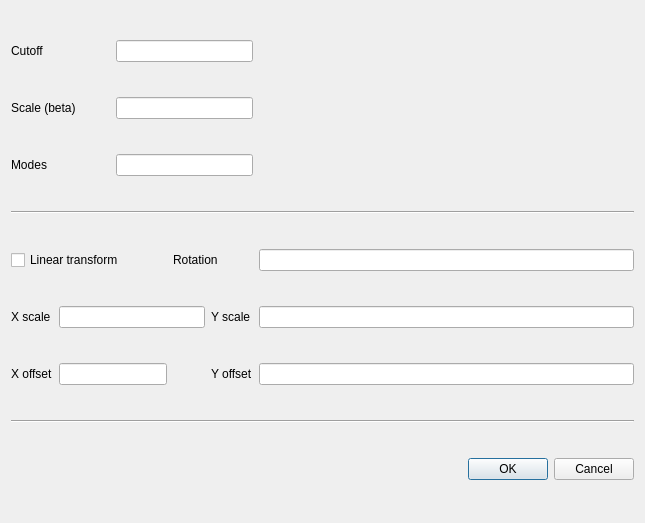
<?xml version="1.0" encoding="UTF-8"?>
<ui version="4.0">
 <class>OptionsDialog</class>
 <widget class="QDialog" name="OptionsDialog">
  <property name="geometry">
   <rect>
    <x>0</x>
    <y>0</y>
    <width>645</width>
    <height>523</height>
   </rect>
  </property>
  <property name="windowTitle">
   <string>Settings</string>
  </property>
  <layout class="QGridLayout" name="gridLayout">
   <item row="0" column="0">
    <widget class="QLabel" name="label_cutoff">
     <property name="text">
      <string>Cutoff</string>
     </property>
    </widget>
   </item>
   <item row="0" column="2" colspan="3">
    <widget class="QLineEdit" name="lineEdit_cutoff">
     <property name="toolTip">
      <string>Cutoff value between 0 and 1, as a fraction of the peak value</string>
     </property>
    </widget>
   </item>
   <item row="1" column="0" colspan="2">
    <widget class="QLabel" name="label_beta">
     <property name="text">
      <string>Scale (beta)</string>
     </property>
    </widget>
   </item>
   <item row="1" column="2" colspan="3">
    <widget class="QLineEdit" name="lineEdit_scale">
     <property name="toolTip">
      <string>Positive value for basis scale factor, use -1 to determine this automatically</string>
     </property>
    </widget>
   </item>
   <item row="2" column="0">
    <widget class="QLabel" name="label_modes">
     <property name="text">
      <string>Modes</string>
     </property>
    </widget>
   </item>
   <item row="2" column="2" colspan="3">
    <widget class="QLineEdit" name="lineEdit_modes">
     <property name="toolTip">
      <string>Maximum number of basis functions, use -1 to determine this automatically</string>
     </property>
    </widget>
   </item>
   <item row="3" column="0" colspan="6">
    <widget class="Line" name="line">
     <property name="orientation">
      <enum>Qt::Horizontal</enum>
     </property>
    </widget>
   </item>
   <item row="4" column="0" colspan="3">
    <widget class="QCheckBox" name="checkBox_tf">
     <property name="toolTip">
      <string>Enable linear transform of basis functions</string>
     </property>
     <property name="text">
      <string>Linear transform</string>
     </property>
    </widget>
   </item>
   <item row="4" column="3" colspan="2">
    <widget class="QLabel" name="label_2">
     <property name="text">
      <string>Rotation</string>
     </property>
    </widget>
   </item>
   <item row="4" column="5">
    <widget class="QLineEdit" name="lineEdit_rotation">
     <property name="toolTip">
      <string>Rotate axes by this amount, angle in degrees</string>
     </property>
    </widget>
   </item>
   <item row="5" column="0">
    <widget class="QLabel" name="label">
     <property name="text">
      <string>X scale</string>
     </property>
    </widget>
   </item>
   <item row="5" column="1" colspan="3">
    <widget class="QLineEdit" name="lineEdit_xscale">
     <property name="toolTip">
      <string>X axis scale factor, positive value</string>
     </property>
    </widget>
   </item>
   <item row="5" column="4">
    <widget class="QLabel" name="label_4">
     <property name="text">
      <string>Y scale</string>
     </property>
    </widget>
   </item>
   <item row="5" column="5">
    <widget class="QLineEdit" name="lineEdit_yscale">
     <property name="toolTip">
      <string>Y axis scale factor, positive value</string>
     </property>
    </widget>
   </item>
   <item row="6" column="0">
    <widget class="QLabel" name="label_3">
     <property name="text">
      <string>X offset</string>
     </property>
    </widget>
   </item>
   <item row="6" column="1" colspan="2">
    <widget class="QLineEdit" name="lineEdit_xoff">
     <property name="toolTip">
      <string>Shift origin by this amount of pixels</string>
     </property>
    </widget>
   </item>
   <item row="6" column="4">
    <widget class="QLabel" name="label_5">
     <property name="text">
      <string>Y offset</string>
     </property>
    </widget>
   </item>
   <item row="6" column="5">
    <widget class="QLineEdit" name="lineEdit_yoff">
     <property name="toolTip">
      <string>Shift origin by this amount of pixels</string>
     </property>
    </widget>
   </item>
   <item row="7" column="0" colspan="6">
    <widget class="Line" name="line_2">
     <property name="orientation">
      <enum>Qt::Horizontal</enum>
     </property>
    </widget>
   </item>
   <item row="8" column="4" colspan="2">
    <widget class="QDialogButtonBox" name="buttonBox">
     <property name="orientation">
      <enum>Qt::Horizontal</enum>
     </property>
     <property name="standardButtons">
      <set>QDialogButtonBox::Cancel|QDialogButtonBox::Ok</set>
     </property>
    </widget>
   </item>
  </layout>
 </widget>
 <resources/>
 <connections>
  <connection>
   <sender>buttonBox</sender>
   <signal>accepted()</signal>
   <receiver>OptionsDialog</receiver>
   <slot>accept()</slot>
   <hints>
    <hint type="sourcelabel">
     <x>248</x>
     <y>254</y>
    </hint>
    <hint type="destinationlabel">
     <x>157</x>
     <y>274</y>
    </hint>
   </hints>
  </connection>
  <connection>
   <sender>buttonBox</sender>
   <signal>rejected()</signal>
   <receiver>OptionsDialog</receiver>
   <slot>reject()</slot>
   <hints>
    <hint type="sourcelabel">
     <x>316</x>
     <y>260</y>
    </hint>
    <hint type="destinationlabel">
     <x>286</x>
     <y>274</y>
    </hint>
   </hints>
  </connection>
 </connections>
</ui>
